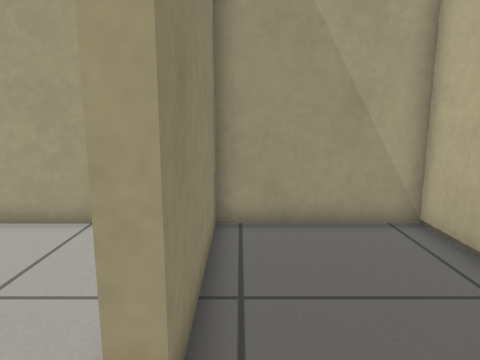
View 1 (above)

16 first-person views from a walk through a robot-simulator world made for Gazebo. The camera is 0.69 m above the floor, tilts 10° down and sees 70° across. The lines on the ground mark 1 m squares. The floor is counted in squares, 0.25 m on a side. Each view is taken from the middle of a square. On the plan, view 1 faces up. The plan holds only what a view shows up to about 20 squares ahead; the rest is blank. The place goes on beyond the plan. Robots are left out.

View 2
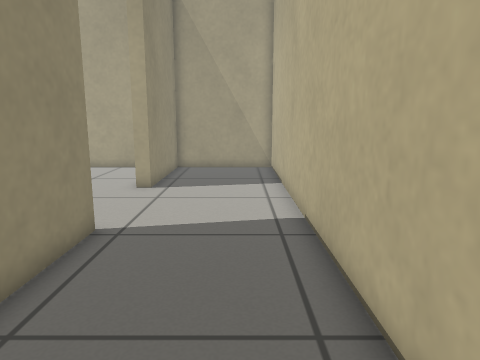

View 3
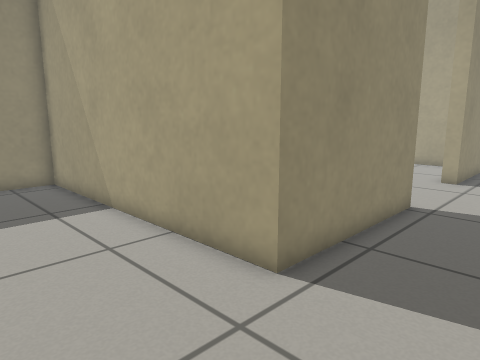

View 4
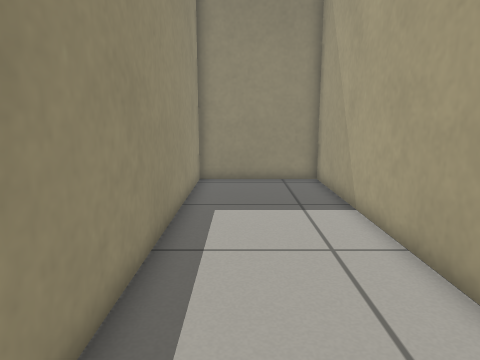

View 5
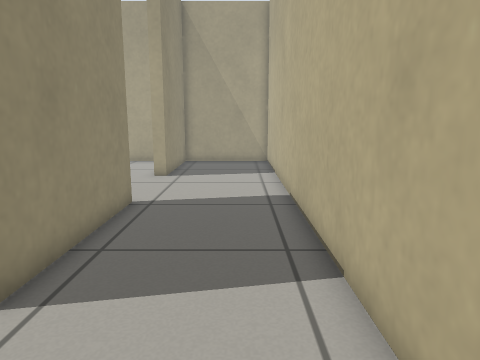

View 6
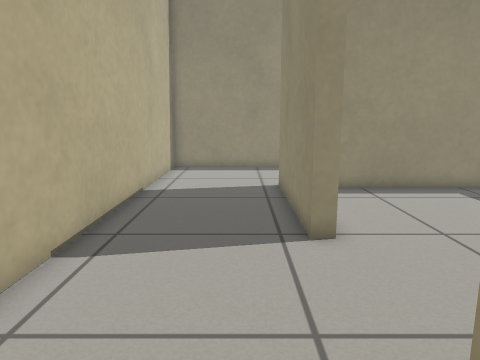

View 7
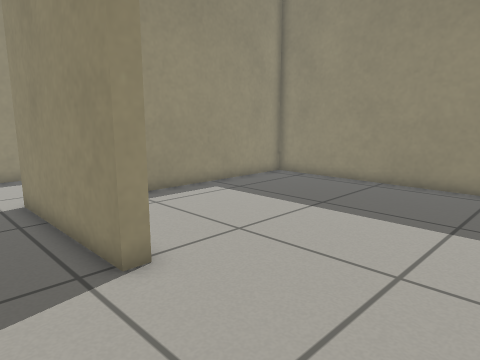

View 8
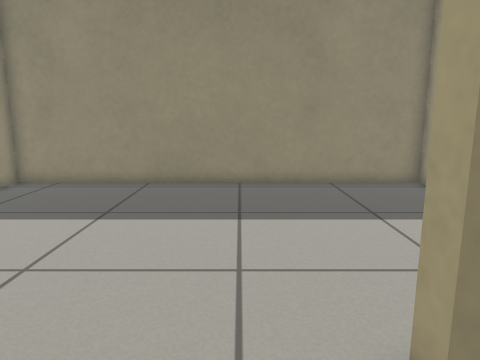

View 9
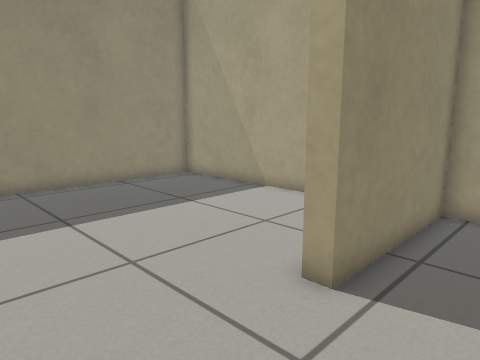

View 10
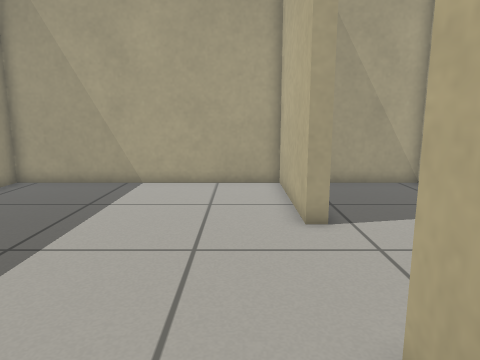

View 11
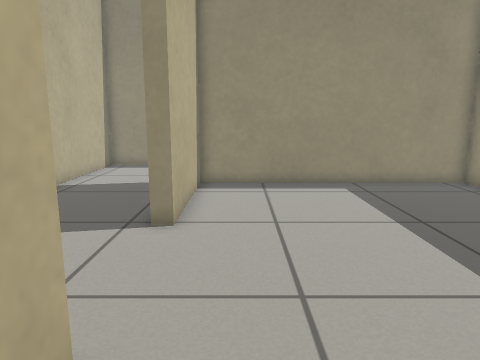

View 12
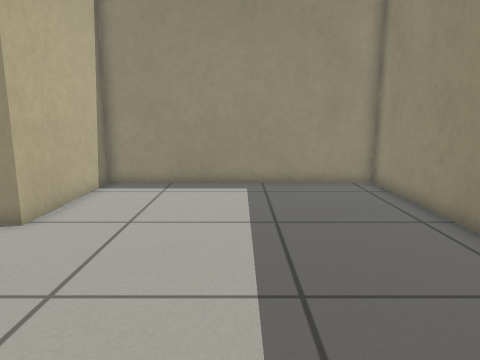

View 13
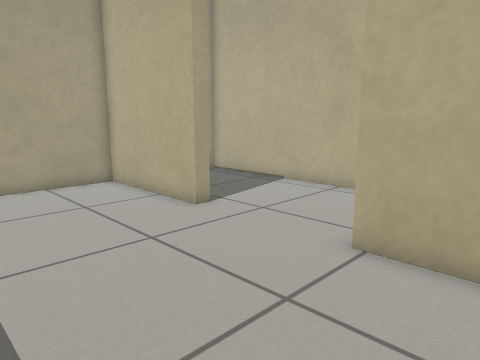

View 14
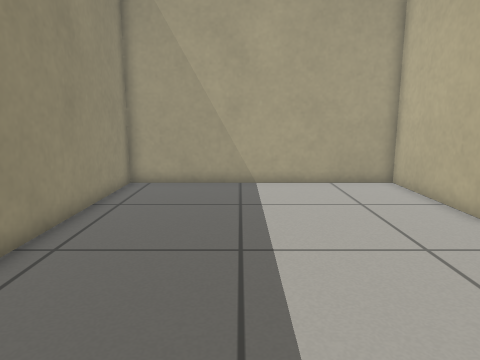

View 15
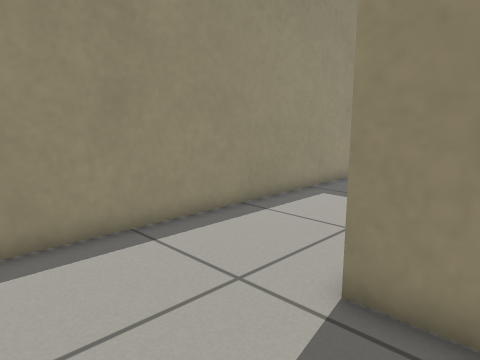

View 16
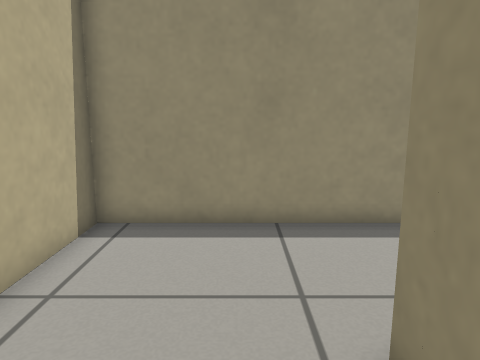

### Floor plan
Points are (right, up) in squares from view 1. A wall is a line through its corners. A room is listed if a view was taken in it or the views show most of it. See-through windows are left out.
Room 1 (views 1, 2, 3, 4, 5, 6, 7, 8, 9, 15, 16)
walls: (-0.6, -2.7) (-0.6, -9.4) (-12.8, -9.4) (-12.8, -14.9) (4.8, -14.9) (4.8, 8.9) (-0.6, 8.9) (-0.6, 2.8)
ways out: opening at (-1, 0) to room 2
Room 2 (views 10, 11, 12, 13, 14)
walls: (-0.6, 2.8) (-1.3, 2.8) (-1.3, 8.9) (-12.8, 8.9) (-12.8, -8.8) (-1.3, -8.8) (-1.3, -2.7) (-0.6, -2.7)
ways out: opening at (-1, 0) to room 1

Positions as (right, up) in squares from view 1, and headings:
1: (0, 0), facing up
2: (3, -11), facing up
3: (3, -14), facing up-left
4: (3, -13), facing left
5: (3, -14), facing up
6: (1, 5), facing down
7: (2, 3), facing down-left
8: (2, 1), facing left
9: (2, -2), facing up-left
10: (-3, -6), facing up
11: (-3, 6), facing down
12: (-7, 6), facing down
13: (-8, -6), facing up-right
14: (-8, -6), facing up
15: (4, -7), facing down-left
16: (1, -6), facing down
